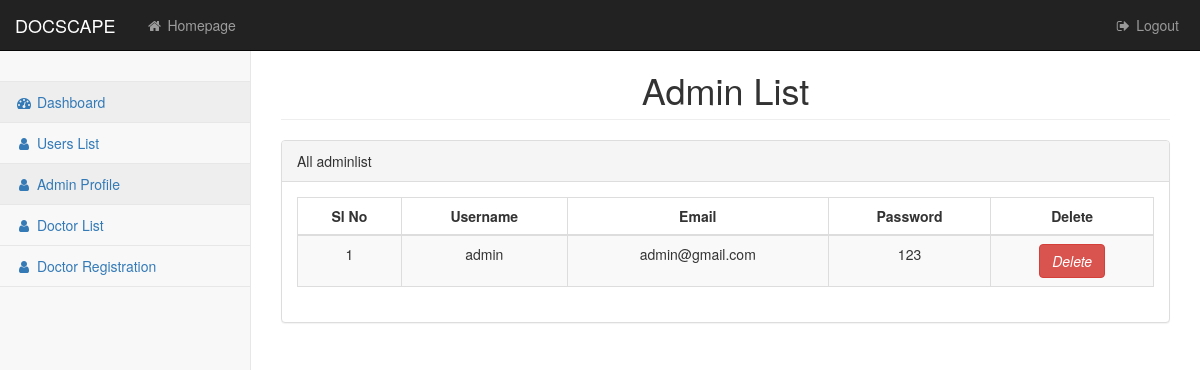
/admin/Adminpanel/adminprofile.php, run on the app's committed database.
### tables this page shows
CREATE TABLE `user` (
  `id` int(10) NOT NULL,
  `type` int(2) NOT NULL DEFAULT 3 COMMENT '1:admin ,2: doctor ,3:user',
  `name` varchar(50) NOT NULL,
  `email` varchar(50) NOT NULL,
  `phone` varchar(11) NOT NULL,
  `gender` enum('male','female') NOT NULL,
  `password` varchar(255) NOT NULL,
  `status` int(2) NOT NULL DEFAULT 1 COMMENT '1: active , 0 : inactive'
);

### admin/Adminpanel/adminprofile.php (the view, shortened to what this page needs)
<?php
    require 'connection.php';
    require 'header.php';
    require 'menu.php';
?>
<div id="page-wrapper">
    <div class="container-fluid">
        <div class="row">
            <div class="col-lg-12">
                <h1 class="page-header text-center">Admin List</h1>
            </div>
        </div>
        <div class="row">
            <div class="col-lg-12">
                <div class="panel panel-default">
                    <div class="panel-heading">
                        All adminlist
                    </div>
                    <div class="panel-body">
                        <div class="table-responsive">
                            <table class="table table-striped table-bordered table-hover" id="users-list">
                                <thead>
                                    <tr>
                                        <th class="text-center">Sl No</th>
                                        <th class="text-center">Username</th>
                                        <th class="text-center">Email</th>
                                        <th class="text-center">Password</th>
                                        <th class="text-center">Delete</th>
                                    </tr>
                                </thead>
                                            <?php
                                     $sql = "SELECT * FROM `user` WHERE `type` = '1'";
                                         $result = mysqli_query($conn,$sql);
                                            while ($rows = mysqli_fetch_assoc($result)) {
                                        ?>
                                        <tbody class="text-center">
                                        <tr class="">
                                                <td><?php echo $rows['id']; ?></td>
                                                <td><?php echo $rows['name']; ?></td>
                                                <td><?php echo $rows['email']; ?></td>
                                                <td><?php echo $rows['password']; ?></td>
                                                <td class="text-center">
                                                    <a href="adminprofile.php?admin_id=<?=$rows['id']; ?>" onclick="deleteUser()"><i class="btn btn-danger" aria-hidden="true">Delete</i></a>
                                                </td>
                                        </tr>
                                        </tbody>
                                 <?php
                                        }
                                  ?>
                            </table>
                        </div>
                    </div>
                </div>
            </div>
        </div>
    </div>
</div>

### admin/assets/css/startmin.css (style rules this page uses)
body { background-color: #f8f8f8; }
#page-wrapper { padding-top: 30px; min-height: 568px; background-color: #fff; }
@media (min-width:768px) { #page-wrapper { position: inherit; margin-left: 250px; padding: 30px 15px 0 15px; border-left: 1px solid #e7e7e7; } }

### data on the page
user: id "1", name "admin", email "admin@gmail.com", password "123"
